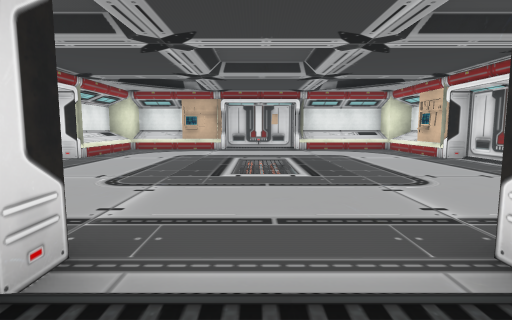
view 1 (above)

18 first-person views from a walk through a 3-D level made in the Unity game engine. The camera is 1.5 m above the floor, tilts 6° down and sees 80° across. The floor is counted in squares, 2 m on a side. Each view is taken from the middle of a square. On the plan, view 1 faces up. The plan holds only what a view shows up to about 10 squares ahead; the rest is blank. The place goes on beyond the plan. The player character is not drawn. Some animated figures are not drawn. Some surface patterns are stand-ins.

view 2
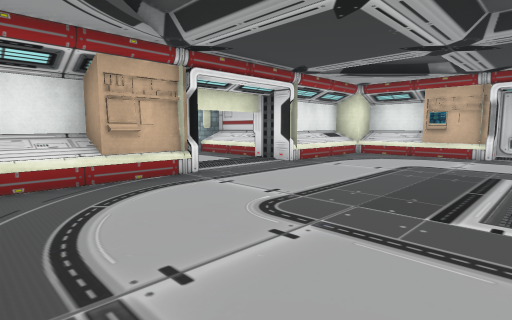

view 3
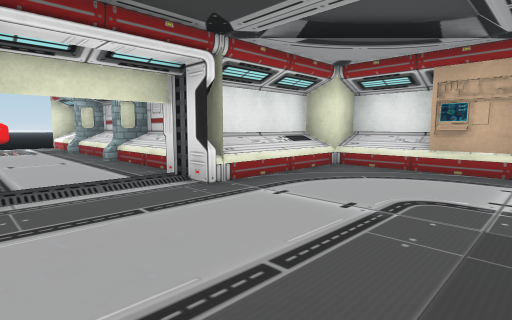

view 4
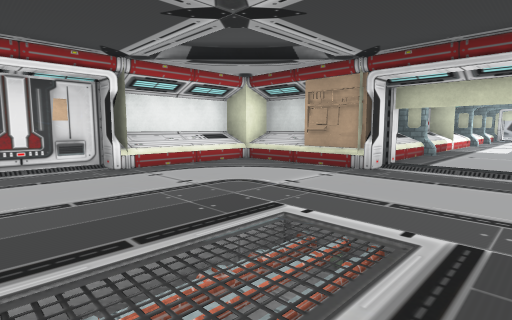

view 5
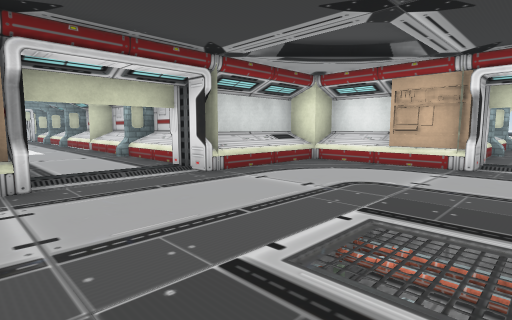

view 6
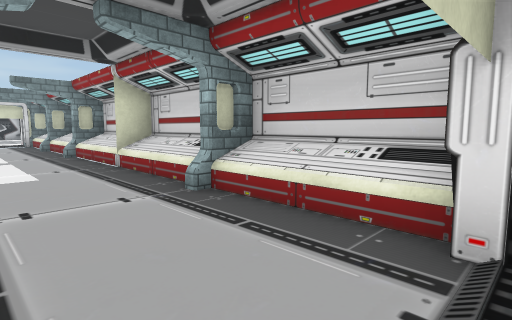

view 7
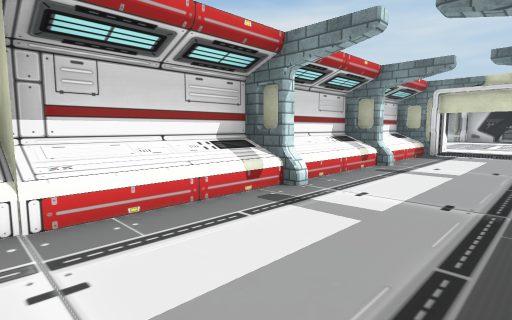

view 8
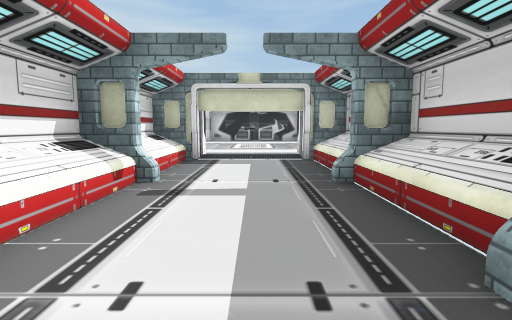

view 9
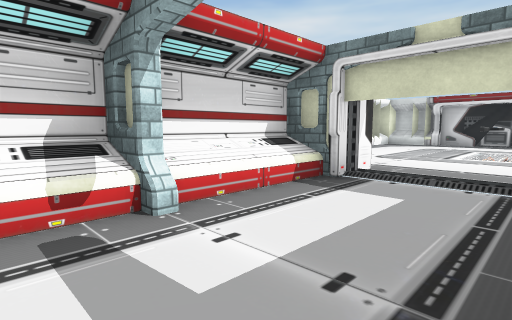

view 10
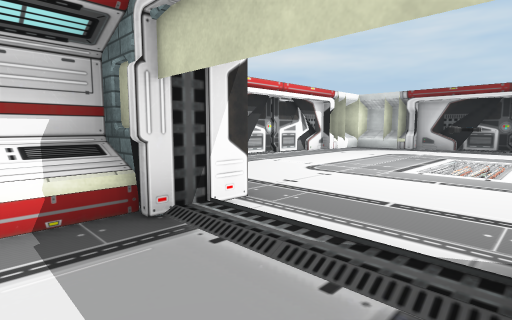

view 11
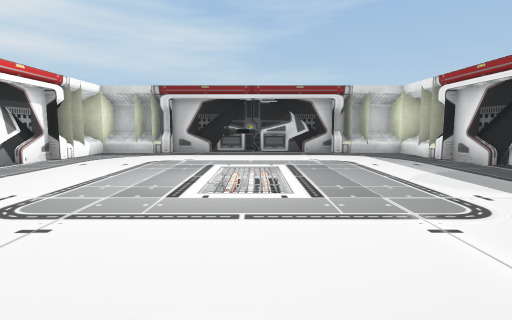

view 12
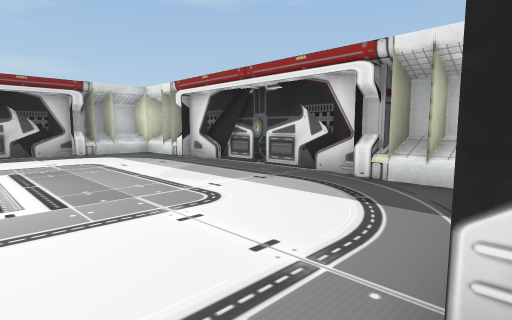

view 13
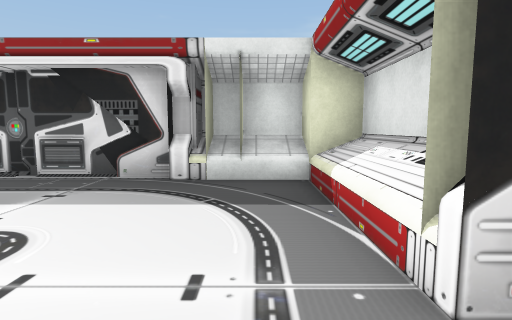

view 14
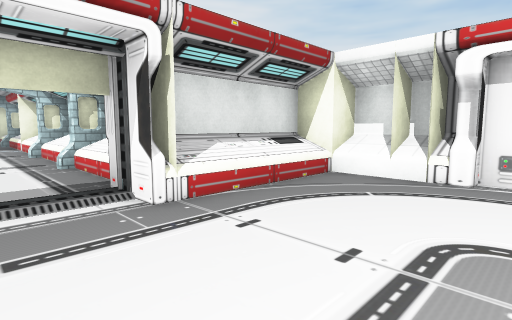

view 15
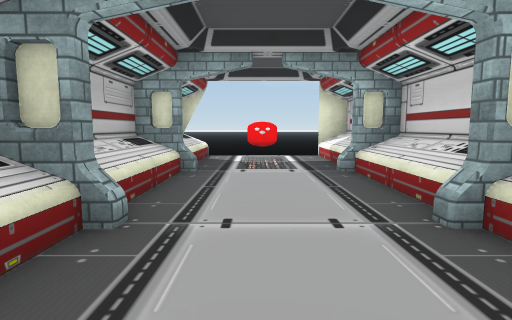

view 16
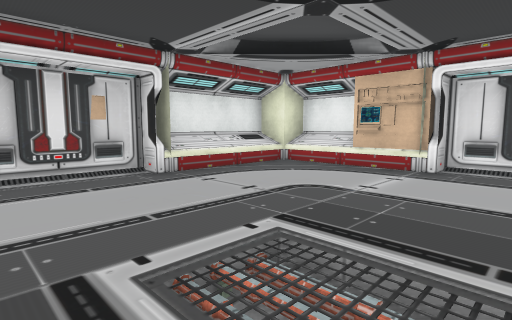

view 17
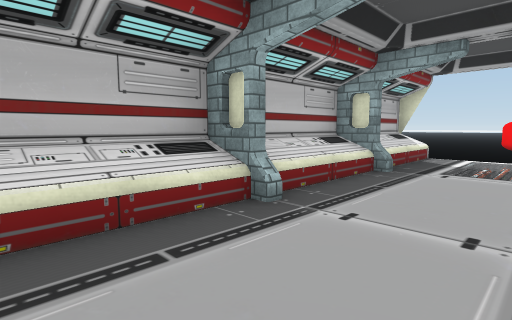

view 18
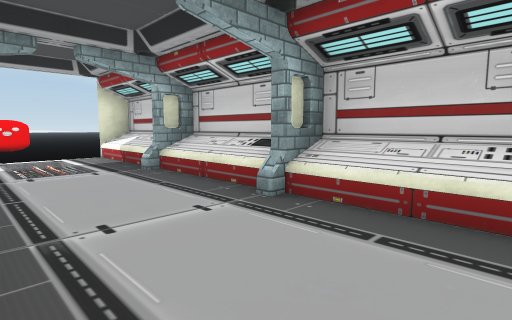

### Floor plan
Key: @ floor where view 1 was taken; # wall or solid block; . floor; = window, fence, low wall or low ledge; ^ raised ledge; O other object.
Columns run from 18 left of view 1 to 6 right of it. Each row starts with its distance up from view 1.
 12               ##  OO####
 11              #^OO#OO^^^##
 10              #.........^#
  9     ##########.........O#
  8  ...^^^O^^O^^#.........O
  7 O......................OO
  6 O......................#O
  5 .......O..O............#
  4  .. ###O##O###O........^#
  3              #.........^
  2              #......O..^
  1              ####...####
  0                 #.@.^
 -1                 #...^
 -2                 OO..O
 -3                 #...^
 -4                 #...^
 -5                 #...^#
 -6                 #...^#
 -7                 #...^#
 -8                 OO..O
 -9                 #...^
-10                 #...^#
-11                 OO..O#
-12                 #...^#
-13                ##...^#
-14               ##O#..O###
-15              #^^^#..^^^#
-16              #.........^
-17              #.........#
-18              #.........#
-19              #.........#
-20              #.........#
-21              #.........#
-22              #.........#
-23              #.........#
-24              #^=.....#^^
-25               ##########

Positions as (right, up) in squares from view 1, and headings:
1: (0, 0), facing up
2: (0, 2), facing up-left
3: (-1, 5), facing up-left
4: (-1, 7), facing down-right
5: (2, 6), facing down-left
6: (1, 1), facing down-left
7: (-1, -5), facing down-right
8: (0, -7), facing down
9: (-1, -10), facing down-right
10: (-1, -13), facing down-right
11: (0, -15), facing down
12: (0, -15), facing down-left
13: (0, -16), facing left
14: (0, -18), facing up-right
15: (-6, 6), facing left
16: (-1, 6), facing up-right
17: (-6, 7), facing down-left
18: (-6, 5), facing up-left
